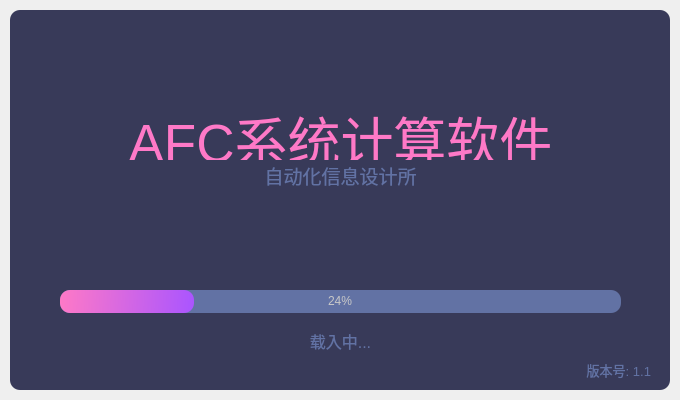
<?xml version="1.0" encoding="UTF-8"?>
<ui version="4.0">
 <class>SplashScreen</class>
 <widget class="QMainWindow" name="SplashScreen">
  <property name="geometry">
   <rect>
    <x>0</x>
    <y>0</y>
    <width>680</width>
    <height>400</height>
   </rect>
  </property>
  <property name="windowTitle">
   <string>MainWindow</string>
  </property>
  <widget class="QWidget" name="centralwidget">
   <layout class="QVBoxLayout" name="verticalLayout">
    <property name="spacing">
     <number>0</number>
    </property>
    <property name="leftMargin">
     <number>10</number>
    </property>
    <property name="topMargin">
     <number>10</number>
    </property>
    <property name="rightMargin">
     <number>10</number>
    </property>
    <property name="bottomMargin">
     <number>10</number>
    </property>
    <item>
     <widget class="QFrame" name="dropShadowFrame">
      <property name="styleSheet">
       <string notr="true">QFrame {	
	background-color: rgb(56, 58, 89);	
	color: rgb(220, 220, 220);
	border-radius: 10px;
}</string>
      </property>
      <property name="frameShape">
       <enum>QFrame::StyledPanel</enum>
      </property>
      <property name="frameShadow">
       <enum>QFrame::Raised</enum>
      </property>
      <widget class="QLabel" name="label_title">
       <property name="geometry">
        <rect>
         <x>0</x>
         <y>90</y>
         <width>661</width>
         <height>61</height>
        </rect>
       </property>
       <property name="font">
        <font>
         <pointsize>40</pointsize>
        </font>
       </property>
       <property name="styleSheet">
        <string notr="true">color: rgb(254, 121, 199);</string>
       </property>
       <property name="text">
        <string>&lt;html&gt;&lt;head/&gt;&lt;body&gt;&lt;p&gt;AFC系统计算软件&lt;/p&gt;&lt;/body&gt;&lt;/html&gt;</string>
       </property>
       <property name="alignment">
        <set>Qt::AlignCenter</set>
       </property>
      </widget>
      <widget class="QLabel" name="label_description">
       <property name="geometry">
        <rect>
         <x>0</x>
         <y>150</y>
         <width>661</width>
         <height>31</height>
        </rect>
       </property>
       <property name="font">
        <font>
         <pointsize>14</pointsize>
        </font>
       </property>
       <property name="styleSheet">
        <string notr="true">color: rgb(98, 114, 164);</string>
       </property>
       <property name="text">
        <string>&lt;html&gt;&lt;head/&gt;&lt;body&gt;&lt;p&gt;自动化信息设计所&lt;/p&gt;&lt;/body&gt;&lt;/html&gt;</string>
       </property>
       <property name="alignment">
        <set>Qt::AlignCenter</set>
       </property>
      </widget>
      <widget class="QProgressBar" name="progressBar">
       <property name="geometry">
        <rect>
         <x>50</x>
         <y>280</y>
         <width>561</width>
         <height>23</height>
        </rect>
       </property>
       <property name="styleSheet">
        <string notr="true">QProgressBar {
	
	background-color: rgb(98, 114, 164);
	color: rgb(200, 200, 200);
	border-style: none;
	border-radius: 10px;
	text-align: center;
}
QProgressBar::chunk{
	border-radius: 10px;
	background-color: qlineargradient(spread:pad, x1:0, y1:0.511364, x2:1, y2:0.523, stop:0 rgba(254, 121, 199, 255), stop:1 rgba(170, 85, 255, 255));
}</string>
       </property>
       <property name="value">
        <number>24</number>
       </property>
      </widget>
      <widget class="QLabel" name="label_loading">
       <property name="geometry">
        <rect>
         <x>0</x>
         <y>320</y>
         <width>661</width>
         <height>21</height>
        </rect>
       </property>
       <property name="font">
        <font>
         <pointsize>12</pointsize>
        </font>
       </property>
       <property name="styleSheet">
        <string notr="true">color: rgb(98, 114, 164);</string>
       </property>
       <property name="text">
        <string>载入中...</string>
       </property>
       <property name="alignment">
        <set>Qt::AlignCenter</set>
       </property>
      </widget>
      <widget class="QLabel" name="label_credits">
       <property name="geometry">
        <rect>
         <x>20</x>
         <y>350</y>
         <width>621</width>
         <height>21</height>
        </rect>
       </property>
       <property name="font">
        <font>
         <pointsize>10</pointsize>
        </font>
       </property>
       <property name="styleSheet">
        <string notr="true">color: rgb(98, 114, 164);</string>
       </property>
       <property name="text">
        <string>&lt;html&gt;&lt;head/&gt;&lt;body&gt;&lt;p&gt;版本号: 1.1&lt;/p&gt;&lt;/body&gt;&lt;/html&gt;</string>
       </property>
       <property name="alignment">
        <set>Qt::AlignRight|Qt::AlignTrailing|Qt::AlignVCenter</set>
       </property>
      </widget>
     </widget>
    </item>
   </layout>
  </widget>
 </widget>
 <resources/>
 <connections/>
</ui>
